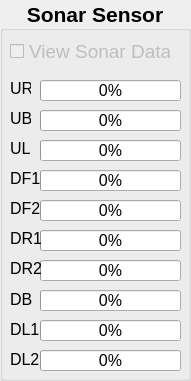
   <widget class="QGroupBox" name="sonar_groupBox">
    <property name="geometry">
     <rect>
      <x>1120</x>
      <y>400</y>
      <width>191</width>
      <height>381</height>
     </rect>
    </property>
    <property name="font">
     <font>
      <pointsize>16</pointsize>
      <weight>75</weight>
      <bold>true</bold>
     </font>
    </property>
    <property name="title">
     <string>Sonar Sensor</string>
    </property>
    <property name="alignment">
     <set>Qt::AlignCenter</set>
    </property>
    <property name="flat">
     <bool>false</bool>
    </property>
    <property name="checkable">
     <bool>false</bool>
    </property>
    <widget class="QLabel" name="ursonar_label">
     <property name="geometry">
      <rect>
       <x>10</x>
       <y>80</y>
       <width>21</width>
       <height>17</height>
      </rect>
     </property>
     <property name="font">
      <font>
       <pointsize>12</pointsize>
       <weight>50</weight>
       <bold>false</bold>
      </font>
     </property>
     <property name="text">
      <string>UR</string>
     </property>
    </widget>
    <widget class="QProgressBar" name="ur_progressBar">
     <property name="geometry">
      <rect>
       <x>40</x>
       <y>80</y>
       <width>141</width>
       <height>21</height>
      </rect>
     </property>
     <property name="font">
      <font>
       <pointsize>12</pointsize>
       <weight>50</weight>
       <bold>false</bold>
      </font>
     </property>
     <property name="maximum">
      <number>80</number>
     </property>
     <property name="value">
      <number>0</number>
     </property>
    </widget>
    <widget class="QProgressBar" name="ub_progressBar">
     <property name="geometry">
      <rect>
       <x>40</x>
       <y>110</y>
       <width>141</width>
       <height>21</height>
      </rect>
     </property>
     <property name="font">
      <font>
       <pointsize>12</pointsize>
       <weight>50</weight>
       <bold>false</bold>
      </font>
     </property>
     <property name="maximum">
      <number>80</number>
     </property>
     <property name="value">
      <number>0</number>
     </property>
    </widget>
    <widget class="QProgressBar" name="ul_progressBar">
     <property name="geometry">
      <rect>
       <x>40</x>
       <y>140</y>
       <width>141</width>
       <height>21</height>
      </rect>
     </property>
     <property name="font">
      <font>
       <pointsize>12</pointsize>
       <weight>50</weight>
       <bold>false</bold>
      </font>
     </property>
     <property name="maximum">
      <number>80</number>
     </property>
     <property name="value">
      <number>0</number>
     </property>
    </widget>
    <widget class="QLabel" name="ubsonar_label">
     <property name="geometry">
      <rect>
       <x>10</x>
       <y>110</y>
       <width>21</width>
       <height>17</height>
      </rect>
     </property>
     <property name="font">
      <font>
       <pointsize>12</pointsize>
       <weight>50</weight>
       <bold>false</bold>
      </font>
     </property>
     <property name="text">
      <string>UB</string>
     </property>
    </widget>
    <widget class="QLabel" name="ulsonar_label">
     <property name="geometry">
      <rect>
       <x>10</x>
       <y>140</y>
       <width>21</width>
       <height>17</height>
      </rect>
     </property>
     <property name="font">
      <font>
       <pointsize>12</pointsize>
       <weight>50</weight>
       <bold>false</bold>
      </font>
     </property>
     <property name="text">
      <string>UL</string>
     </property>
    </widget>
    <widget class="QProgressBar" name="df_progressBar">
     <property name="geometry">
      <rect>
       <x>40</x>
       <y>170</y>
       <width>141</width>
       <height>21</height>
      </rect>
     </property>
     <property name="font">
      <font>
       <pointsize>12</pointsize>
       <weight>50</weight>
       <bold>false</bold>
      </font>
     </property>
     <property name="maximum">
      <number>80</number>
     </property>
     <property name="value">
      <number>0</number>
     </property>
    </widget>
    <widget class="QProgressBar" name="dr1_progressBar">
     <property name="geometry">
      <rect>
       <x>40</x>
       <y>200</y>
       <width>141</width>
       <height>21</height>
      </rect>
     </property>
     <property name="font">
      <font>
       <pointsize>12</pointsize>
       <weight>50</weight>
       <bold>false</bold>
      </font>
     </property>
     <property name="maximum">
      <number>80</number>
     </property>
     <property name="value">
      <number>0</number>
     </property>
    </widget>
    <widget class="QProgressBar" name="dr2_progressBar">
     <property name="geometry">
      <rect>
       <x>40</x>
       <y>230</y>
       <width>141</width>
       <height>21</height>
      </rect>
     </property>
     <property name="font">
      <font>
       <pointsize>12</pointsize>
       <weight>50</weight>
       <bold>false</bold>
      </font>
     </property>
     <property name="maximum">
      <number>80</number>
     </property>
     <property name="value">
      <number>0</number>
     </property>
    </widget>
    <widget class="QProgressBar" name="db1_progressBar">
     <property name="geometry">
      <rect>
       <x>40</x>
       <y>260</y>
       <width>141</width>
       <height>21</height>
      </rect>
     </property>
     <property name="font">
      <font>
       <pointsize>12</pointsize>
       <weight>50</weight>
       <bold>false</bold>
      </font>
     </property>
     <property name="maximum">
      <number>80</number>
     </property>
     <property name="value">
      <number>0</number>
     </property>
    </widget>
    <widget class="QProgressBar" name="db2_progressBar">
     <property name="geometry">
      <rect>
       <x>40</x>
       <y>290</y>
       <width>141</width>
       <height>21</height>
      </rect>
     </property>
     <property name="font">
      <font>
       <pointsize>12</pointsize>
       <weight>50</weight>
       <bold>false</bold>
      </font>
     </property>
     <property name="maximum">
      <number>80</number>
     </property>
     <property name="value">
      <number>0</number>
     </property>
    </widget>
    <widget class="QProgressBar" name="dl1_progressBar">
     <property name="geometry">
      <rect>
       <x>40</x>
       <y>320</y>
       <width>141</width>
       <height>21</height>
      </rect>
     </property>
     <property name="font">
      <font>
       <pointsize>12</pointsize>
       <weight>50</weight>
       <bold>false</bold>
      </font>
     </property>
     <property name="maximum">
      <number>80</number>
     </property>
     <property name="value">
      <number>0</number>
     </property>
    </widget>
    <widget class="QProgressBar" name="dl2_progressBar">
     <property name="geometry">
      <rect>
       <x>40</x>
       <y>350</y>
       <width>141</width>
       <height>21</height>
      </rect>
     </property>
     <property name="font">
      <font>
       <pointsize>12</pointsize>
       <weight>50</weight>
       <bold>false</bold>
      </font>
     </property>
     <property name="maximum">
      <number>80</number>
     </property>
     <property name="value">
      <number>0</number>
     </property>
    </widget>
    <widget class="QLabel" name="dfsonar_label">
     <property name="geometry">
      <rect>
       <x>10</x>
       <y>170</y>
       <width>31</width>
       <height>17</height>
      </rect>
     </property>
     <property name="font">
      <font>
       <pointsize>12</pointsize>
       <weight>50</weight>
       <bold>false</bold>
      </font>
     </property>
     <property name="text">
      <string>DF1</string>
     </property>
    </widget>
    <widget class="QLabel" name="dr1sonar_label">
     <property name="geometry">
      <rect>
       <x>10</x>
       <y>200</y>
       <width>31</width>
       <height>17</height>
      </rect>
     </property>
     <property name="font">
      <font>
       <pointsize>12</pointsize>
       <weight>50</weight>
       <bold>false</bold>
      </font>
     </property>
     <property name="text">
      <string>DF2</string>
     </property>
    </widget>
    <widget class="QLabel" name="dr2sonar_label">
     <property name="geometry">
      <rect>
       <x>10</x>
       <y>230</y>
       <width>31</width>
       <height>17</height>
      </rect>
     </property>
     <property name="font">
      <font>
       <pointsize>12</pointsize>
       <weight>50</weight>
       <bold>false</bold>
      </font>
     </property>
     <property name="text">
      <string>DR1</string>
     </property>
    </widget>
    <widget class="QLabel" name="db1sonar_label">
     <property name="geometry">
      <rect>
       <x>10</x>
       <y>260</y>
       <width>31</width>
       <height>17</height>
      </rect>
     </property>
     <property name="font">
      <font>
       <pointsize>12</pointsize>
       <weight>50</weight>
       <bold>false</bold>
      </font>
     </property>
     <property name="text">
      <string>DR2</string>
     </property>
    </widget>
    <widget class="QLabel" name="db2sonar_label">
     <property name="geometry">
      <rect>
       <x>10</x>
       <y>290</y>
       <width>31</width>
       <height>17</height>
      </rect>
     </property>
     <property name="font">
      <font>
       <pointsize>12</pointsize>
       <weight>50</weight>
       <bold>false</bold>
      </font>
     </property>
     <property name="text">
      <string>DB</string>
     </property>
     <property name="textFormat">
      <enum>Qt::RichText</enum>
     </property>
    </widget>
    <widget class="QLabel" name="dl1sonar_label">
     <property name="geometry">
      <rect>
       <x>10</x>
       <y>320</y>
       <width>31</width>
       <height>17</height>
      </rect>
     </property>
     <property name="font">
      <font>
       <pointsize>12</pointsize>
       <weight>50</weight>
       <bold>false</bold>
      </font>
     </property>
     <property name="text">
      <string>DL1</string>
     </property>
     <property name="textFormat">
      <enum>Qt::RichText</enum>
     </property>
    </widget>
    <widget class="QLabel" name="dl2sonar_label">
     <property name="geometry">
      <rect>
       <x>10</x>
       <y>350</y>
       <width>31</width>
       <height>17</height>
      </rect>
     </property>
     <property name="font">
      <font>
       <pointsize>12</pointsize>
       <weight>50</weight>
       <bold>false</bold>
      </font>
     </property>
     <property name="text">
      <string>DL2</string>
     </property>
     <property name="textFormat">
      <enum>Qt::RichText</enum>
     </property>
    </widget>
    <widget class="QCheckBox" name="viewsonar_checkBox">
     <property name="enabled">
      <bool>false</bool>
     </property>
     <property name="geometry">
      <rect>
       <x>10</x>
       <y>40</y>
       <width>161</width>
       <height>23</height>
      </rect>
     </property>
     <property name="font">
      <font>
       <pointsize>14</pointsize>
       <weight>50</weight>
       <bold>false</bold>
      </font>
     </property>
     <property name="text">
      <string>View Sonar Data</string>
     </property>
    </widget>
   </widget>
